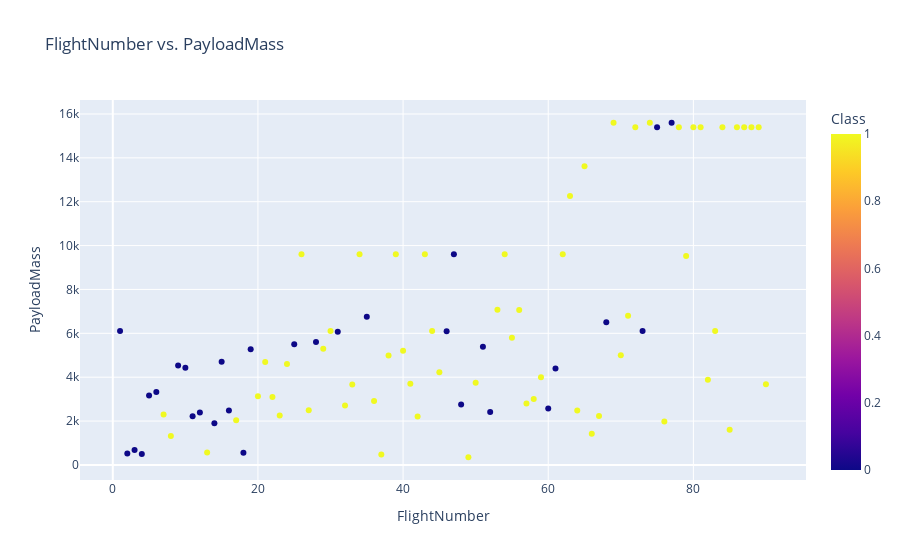

The notebook cell saved with this chart:
### Code cell
px.scatter(df,x='FlightNumber',y='PayloadMass' , color='Class' , title='FlightNumber vs. PayloadMass' )

### Figure 1 — Plotly figure (JSON) as saved in the notebook; plotly's stock layout.template omitted (floating-point values rounded to 4 significant figures)
{"data": [{"hovertemplate": "FlightNumber=%{x}<br>PayloadMass=%{y}<br>Class=%{marker.color}<extra></extra>", "legendgroup": "", "marker": {"color": [0, 0, 0, 0, 0, 0, 1, 1, 0, 0, 0, 0, 1, 0, 0, 0, 1, 0, 0, 1, 1, 1, 1, 1, 0, 1, 1, 0, 1, 1, 0, 1, 1, 1, 0, 1, 1, 1, 1, 1, 1, 1, 1, 1, 1, 0, 0, 0, 1, 1, 0, 0, 1, 1, 1, 1, 1, 1, 1, 0, 0, 1, 1, 1, 1, 1, 1, 0, 1, 1, 1, 1, 0, 1, 0, 1, 0, 1, 1, 1, 1, 1, 1, 1, 1, 1, 1, 1, 1, 1], "coloraxis": "coloraxis", "symbol": "circle"}, "mode": "markers", "name": "", "orientation": "v", "showlegend": false, "type": "scatter", "x": [1, 2, 3, 4, 5, 6, 7, 8, 9, 10, 11, 12, 13, 14, 15, 16, 17, 18, 19, 20, 21, 22, 23, 24, 25, 26, 27, 28, 29, 30, 31, 32, 33, 34, 35, 36, 37, 38, 39, 40, 41, 42, 43, 44, 45, 46, 47, 48, 49, 50, 51, 52, 53, 54, 55, 56, 57, 58, 59, 60, 61, 62, 63, 64, 65, 66, 67, 68, 69, 70, 71, 72, 73, 74, 75, 76, 77, 78, 79, 80, 81, 82, 83, 84, 85, 86, 87, 88, 89, 90], "xaxis": "x", "y": [6105.0, 525, 677, 500, 3170, 3325, 2296, 1316, 4535, 4428, 2216, 2395, 570, 1898, 4707, 2477, 2034, 553, 5271, 3136, 4696, 3100, 2257, 4600, 5500, 9600, 2490, 5600, 5300, 6105.0, 6070, 2708, 3669, 9600, 6761, 2910, 475, 4990, 9600, 5200, 3700, 2205, 9600, 6105.0, 4230, 6092, 9600, 2760, 350, 3750, 5384.0, 2410, 7076, 9600, 5800, 7060, 2800, 3000, 4000, 2573, 4400, 9600, 12259, 2482, 13620, 1425, 2228.0, 6500, 15600, 5000, 6800, 15400, 6105.0, 15600, 15400, 1977, 15600, 15400, 9525, 15400, 15400, 3880, 6105.0, 15400, 1600, 15400, 15400, 15400, 15400, 3681], "yaxis": "y"}], "layout": {"coloraxis": {"colorbar": {"title": {"text": "Class"}}, "colorscale": [[0, "#0d0887"], [0.1111, "#46039f"], [0.2222, "#7201a8"], [0.3333, "#9c179e"], [0.4444, "#bd3786"], [0.5556, "#d8576b"], [0.6667, "#ed7953"], [0.7778, "#fb9f3a"], [0.8889, "#fdca26"], [1, "#f0f921"]]}, "legend": {"tracegroupgap": 0}, "title": {"text": "FlightNumber vs. PayloadMass"}, "xaxis": {"anchor": "y", "domain": [0, 1], "title": {"text": "FlightNumber"}}, "yaxis": {"anchor": "x", "domain": [0, 1], "title": {"text": "PayloadMass"}}}}
